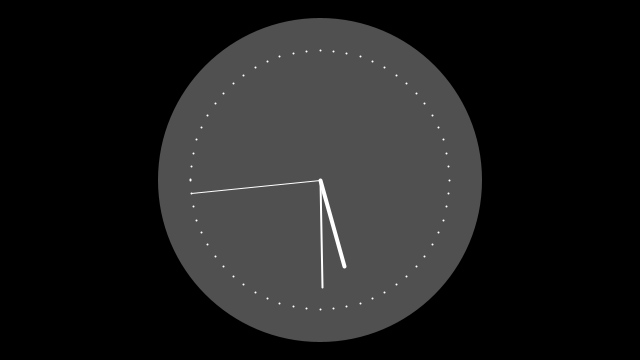
Frame 1 (no input)
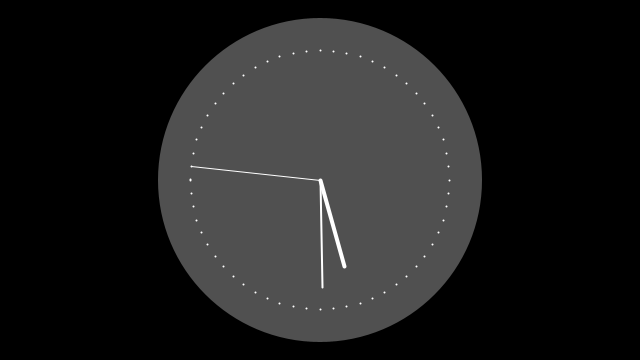
Frame 60 (the mouse pressed at the canvas centre just before this capture)
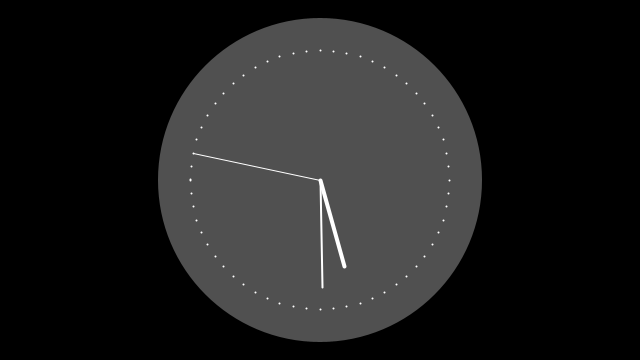
Frame 120 (the mouse held since frame 60 and released just before this capture)

The Processing sketch that drew these frames (run headless with seeded random() and noise(); from frame 60 on, the mouse is pressed at the canvas centre):

// Processing sketch: Clock
// ── Clock.pde
/**
 * Clock. 
 * 
 * The current time can be read with the second(), minute(), 
 * and hour() functions. In this example, sin() and cos() values
 * are used to set the position of the hands.
 *
 * Updated 27 February 2010 to handle size() changes.
 */

int cx, cy;
float secondsRadius;
float minutesRadius;
float hoursRadius;
float clockDiameter;

void setup() {
  size(640, 360);
  stroke(255);
  
  int radius = min(width, height) / 2;
  secondsRadius = radius * 0.72;
  minutesRadius = radius * 0.60;
  hoursRadius = radius * 0.50;
  clockDiameter = radius * 1.8;
  
  cx = width / 2;
  cy = height / 2;
}

void draw() {
  background(0);
  
  // Draw the clock background
  fill(80);
  noStroke();
  ellipse(cx, cy, clockDiameter, clockDiameter);
  
  // Angles for sin() and cos() start at 3 o'clock;
  // subtract HALF_PI to make them start at the top
  float s = map(second(), 0, 60, 0, TWO_PI) - HALF_PI;
  float m = map(minute() + norm(second(), 0, 60), 0, 60, 0, TWO_PI) - HALF_PI; 
  float h = map(hour() + norm(minute(), 0, 60), 0, 24, 0, TWO_PI * 2) - HALF_PI;
  
  // Draw the hands of the clock
  stroke(255);
  strokeWeight(1);
  line(cx, cy, cx + cos(s) * secondsRadius, cy + sin(s) * secondsRadius);
  strokeWeight(2);
  line(cx, cy, cx + cos(m) * minutesRadius, cy + sin(m) * minutesRadius);
  strokeWeight(4);
  line(cx, cy, cx + cos(h) * hoursRadius, cy + sin(h) * hoursRadius);
  
  // Draw the minute ticks
  strokeWeight(2);
  beginShape(POINTS);
  for (int a = 0; a < 360; a+=6) {
    float angle = radians(a);
    float x = cx + cos(angle) * secondsRadius;
    float y = cy + sin(angle) * secondsRadius;
    vertex(x, y);
  }
  endShape();
}
